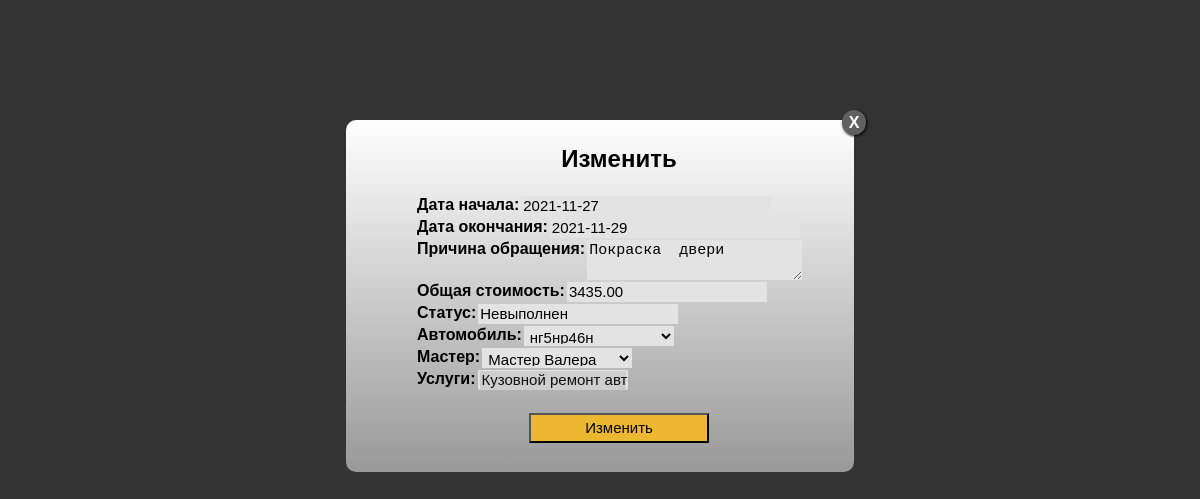
/edit_work_order/2/, run on an earlier commit of the app's database.
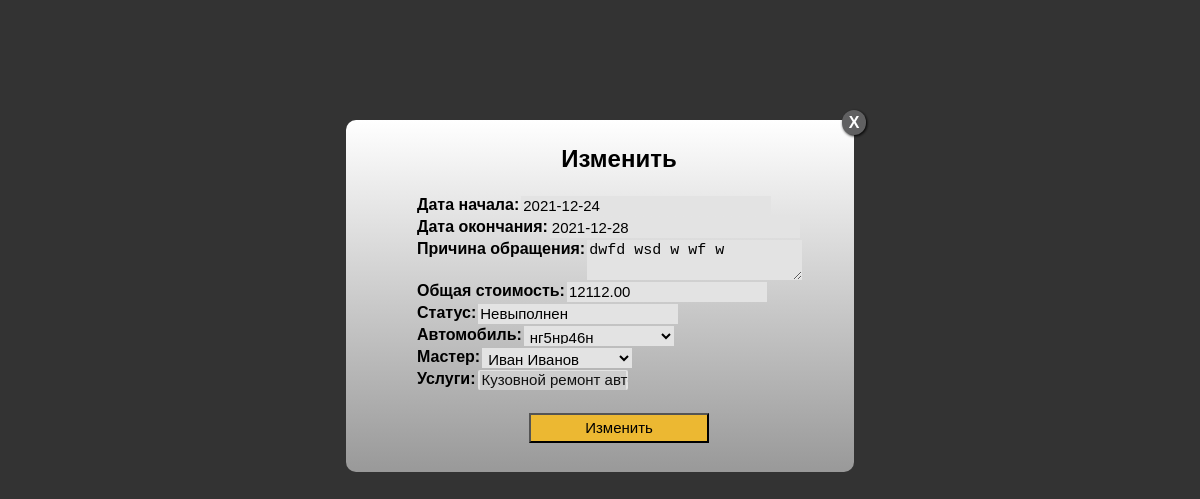
And on a later commit of the database.
### car/models.py (models this page shows)
class WorkOrder(models.Model):
    date_appeal = models.DateField("Дата начала")
    date_completion = models.DateField("Дата окончания")
    reason_petition = models.CharField("Причина обращения", max_length=1000)
    X = 2
    Y = 8
    total_cost = models.DecimalField("Общая стоимость", decimal_places=X, max_digits=Y)
    order_status = models.CharField("Статус", max_length=20)
    car = models.ForeignKey(Car, verbose_name='Автомобиль', on_delete=models.CASCADE)
    staff = models.ForeignKey(User, verbose_name='Мастер', on_delete=models.CASCADE)
    services = models.ManyToManyField(Service, verbose_name='Услуги')

### car/views.py (the view)
# urls.py: path(r'edit_work_order/<int:pk>/', views.editWorkOrder.as_view(), name='workorder_update'),
class editWorkOrder(UpdateView):
    model = WorkOrder
    template_name = "m_edit.html"
    form_class = MWorkOrderForm
    success_url = '/master.html#m_work_order'

### car/models.py (called while the page is built)
    def __str__(self):
        return self.name_lastname

    def __str__(self):
        return self.register_sign

    def __str__(self):
        return self.name_service

### templates/m_edit.html (shortened to what this page needs)
{% load static %}
{% block link %}
    <link rel="stylesheet" href="{% static 'css/m_work_order.css'%}" type="text/css">
{% endblock %}
    <div class="modalEdit">
        <div>
        <a href="/master.html" title="Закрыть" class="closeEdit">X</a>
            <h2 style="text-align:center">Изменить</h2>
         <form method="post">
            <table class="m_serviceform">
            {{ form.as_table }}
            </table>
            <div class="editBtn"><input type="submit" class="menterBtn" value="Изменить"/></div>
        </form>
        </div>
    </div>

### static/css/m_work_order.css (style rules this page uses)
.lInp-5,.lInp-1,.lInp-2,.lInp-3, .lInp-4,.lInp-6,.lInp-7,.cInp-1,.cInp-2,.cInp-3, .cInp-4,.cInp-5,.cInp-6,.cInp-7, .cInp-8,.cInp-9,.sInp-1,.sInp-2, .tInp-1,.tInp-2,.tInp-3,.tInp-4, .spInp-1,.spInp-2,.spInp-3,.spInp-4, .wInp-1,.wInp-2,.wInp-3,.wInp-4, .wInp-5,.wInp-6,.wInp-7,.wInp-8, supInp-1,supInp-2,supInp-3, .aInp-1,.aInp-2,.aInp-3,.aInp-5, .supInp-1,.supInp-2,.supInp-3 { border: none; padding: 2px; height:20px; display:flex; justify--content: left; font-size: 15px; background-color: #e3e3e3; }
.m_serviceform { display:fixed; margin-left:20px; }
.m_serviceform tr { display:flex; justify--content: left; }
.wInp-1 { width: 250px; }
.wInp-2 { width: 250px; }
.wInp-3 { width: 215px; height:40px; vertical-align: top; }
.wInp-4 { width: 200px; }
.wInp-5 { width: 200px; }
.wInp-6 { width: 150px; }
.wInp-7 { width: 150px; }
.wInp-8 { width: 150px; }
.menterBtn { width: 40%; height: 30px; color: #000000; background: #ecb832; font-size: 15px; display: inline-block; justify-content: center; bottom: 70px; margin-top: 20px; }
.modalEdit { position: fixed; font-family: Arial, Helvetica, sans-serif; top: 0; right: 0; bottom: 0; left: 0; background: rgba(0,0,0,0.8); z-index: 99999; -webkit-transition: opacity 400ms ease-in; -moz-transition: opacity 400ms ease-in; transition: opacity 400ms ease-in; display: content; }
.modalEdit > div { width: 450px; position: relative; margin: 10% auto; padding: 5px 10px 13px 4%; border-radius: 10px; background: #fff; background: -moz-linear-gradient(#fff, #999); background: -webkit-linear-gradient(#fff, #999); background: -o-linear-gradient(#fff, #999); }
.closeEdit { background: #606061; color: #FFFFFF; line-height: 25px; position: absolute; right: -12px; text-align: center; top: -10px; width: 24px; text-decoration: none; font-weight: bold; -webkit-border-radius: 12px; -moz-border-radius: 12px; border-radius: 12px; -moz-box-shadow: 1px 1px 3px #000; -webkit-box-shadow: 1px 1px 3px #000; box-shadow: 1px 1px 3px #000; }
.editBtn { display: flex; flex-direction: row; justify-content: center; }

What changed in the data, as far as the page shows it:
changed WorkOrder "Невыполнен": date_appeal "2021-11-27" → "2021-12-24"; date_completion "2021-11-29" → "2021-12-28"; reason_petition "Покраска двери" → "dwfd wsd w wf w"; total_cost "3435.00" → "12112.00"; staff "Мастер Валера" → "Иван Иванов"
